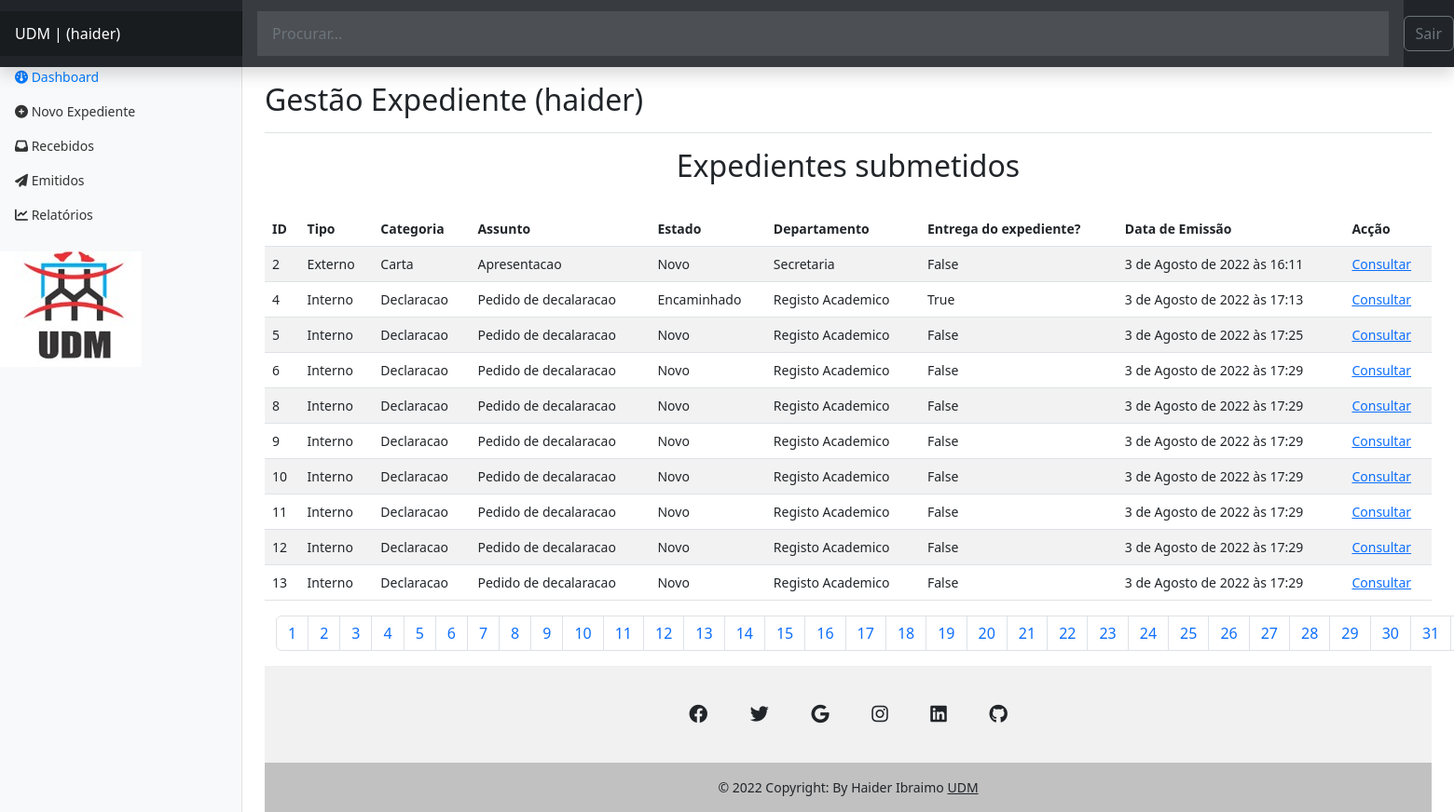
The app's page /authors/dashbord/expedient/emitidos (signed in), older data.
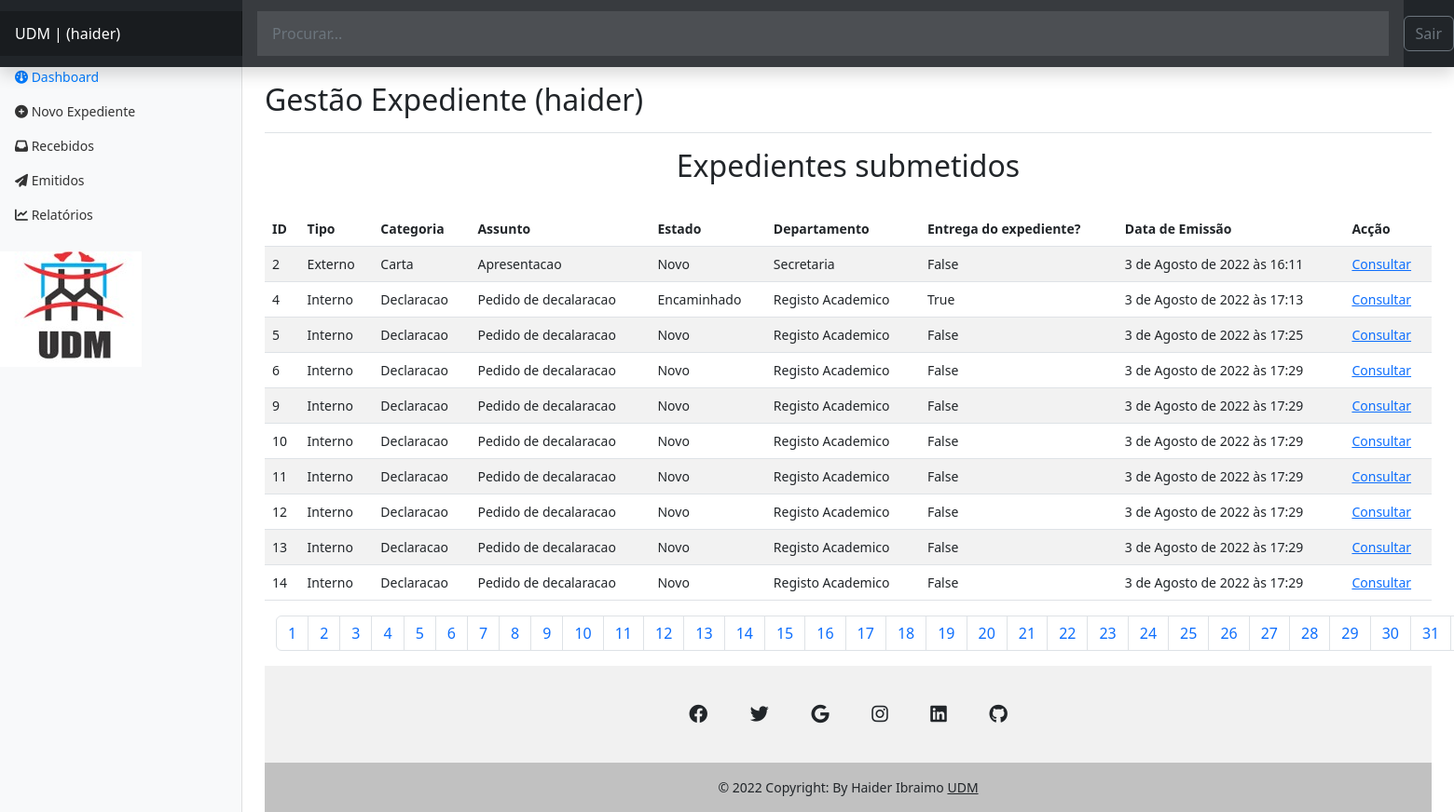
The same page, newer data.
### expedient/models.py (models this page shows, shortened)
class Expedient(models.Model):
    numero_Ex = models.IntegerField()
    tipo = models.CharField(max_length=50)
    departamento = models.CharField(max_length=100)
    categoria = models.CharField(max_length=100)
    assunto = models.CharField(max_length=150, null=False, )
    prioridade = models.CharField(max_length=20)
    confidencial = models.BooleanField(default=False)
    descricao = models.TextField(null=True, )
    estado = models.CharField(max_length=20)
    anexo = models.FileField(
        upload_to='expedient/uploads/%Y/%m/%d/', null=True,)
    data_emissao = models.DateTimeField(auto_now_add=True)
    data_recepcao = models.DateTimeField(auto_now=True)
    recebido = models.BooleanField(default=False)
    slug = models.SlugField()
    departamento = models.ForeignKey(
        Departamento, on_delete=models.SET_NULL, null=True, default=None)
    usuario = models.ForeignKey(User, on_delete=models.SET_NULL, null=True)

class Departamento(models.Model):
    nome = models.CharField(max_length=65)
    def __str__(self):
        return self.nome

### authors/views.py (the view)
# urls.py: path('dashbord/expedient/emitidos', views.dashbord_expedient_emitidos,
@login_required(login_url='authors:login', redirect_field_name='next')
def dashbord_expedient_emitidos(request):
    expedients = Expedient.objects.filter(
        usuario=request.user,
    ).exclude(estado='Respondido')
    funcionario = Funcionario.objects.filter(author=request.user).first()
    page_obj, pagination_range = make_pagination(
        request, expedients, PER_PAGE)
    return render(request,
                  'authors/pages/dashbord_emitidos.html', context={
                      'expedients': page_obj,
                      'pagination_range': pagination_range,
                      'funcionario': funcionario,
                  }
                  )

### utils/expedient/pagination.py (called while the page is built)
def make_pagination(request, queryset, per_page, qty_pages=4):
    try:
        current_page = int(request.GET.get('page', 1))
    except ValueError:
        current_page = 1
    paginator = Paginator(queryset, per_page)
    page_obj = paginator.get_page(current_page)
    pagination_range = make_pagination_range(
        paginator.page_range,
        qty_pages,
        current_page
    )
    return page_obj, pagination_range

### authors/templates/authors/pages/dashbord_emitidos.html (shortened to what this page needs)
{% extends 'global/base.html' %}
{% block content %}
  <H2 align="center">Expedientes submetidos</H2>
  <br>
  <table class="table table-striped table-hover">
    <thead>
     <tr>
        <th>ID</th>
        <th>Tipo</th>
        <th>Categoria</th>
        <th>Assunto</th>
        <th>Estado</th>
        <th>Departamento</th>
        <th>Entrega do expediente?</th>
        <th>Data de Emissão</th>
        <th>Acção</th>
     </tr>
      </thead>
    {% for expedient in expedients %}
    <tr>
        <td> {{ expedient.id }} </td>
        <td>{{ expedient.tipo }}</td>
        <td>{{ expedient.categoria }}</td>
        <td>{{ expedient.assunto }}</td>
        <td>{{ expedient.estado }}</td>
        <td>{{ expedient.departamento }}</td>
        <td>{{ expedient.recebido }}</td>
        <td>{{ expedient.data_emissao }}</td>
        <td> <a href="{% url 'authors:dashbord_expedient_detail' expedient.id %}">Consultar</a> </td>
     </tr>
    {% empty %}
        <p style="color:red">Não tens nenhum expediente emitido, crie um.</p>
    {% endfor %}
</table>
{% endblock content %}

Row changes from the older to the newer data that the page shows:
no longer on this page (row edited): Expedient: id "8", tipo "Interno", categoria "Declaracao", assunto "Pedido de decalaracao", estado "Novo", departamento "Registo Academico", recebido "False", data_emissao "3 de Agosto de 2022 às 17:29"
now on this page (row unchanged): Expedient: id "14", tipo "Interno", categoria "Declaracao", assunto "Pedido de decalaracao", estado "Novo", departamento "Registo Academico", recebido "False", data_emissao "3 de Agosto de 2022 às 17:29"
